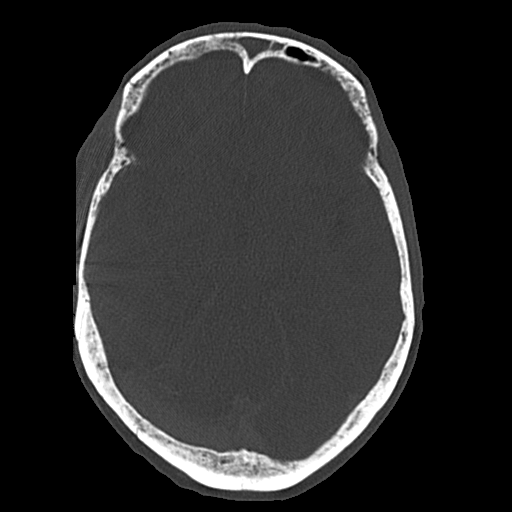
#> input picture CAT_scans/S090899/Original/140.png, 512 x 512 px, found by its file name; its folder holds only this picture in this run
$ python example_equalization.py
#> lines starting #> are read from the running program, lines starting #| are printed output that depends on the picture
import cv2
import matplotlib.pyplot as plt
import os

# Show an example of the equalization process
path = "/home/Craneal_CT/CAT_scans_Preprocessed/P01/Original"
for file in os.listdir(path):
    if file.endswith(".png"):
        image_path = os.path.join(path, file)

    image = cv2.imread(image_path, cv2.IMREAD_GRAYSCALE)
#> image is the input picture: shape (512, 512); min 0, max 255, mean 43.5
    clahe = cv2.createCLAHE(clipLimit=2.0, tileGridSize=(8,8))
    equalized_image = clahe.apply(image)
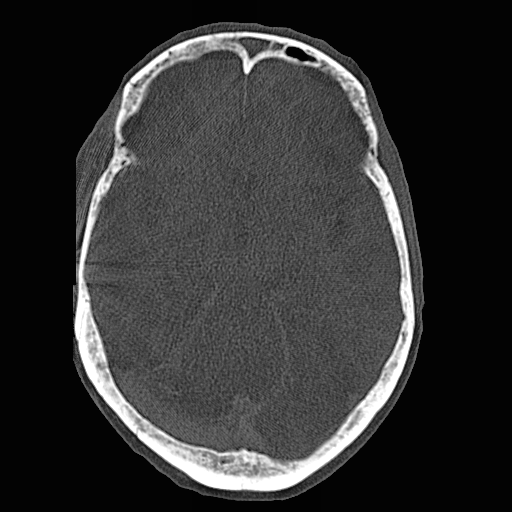
#> equalized_image: shape (512, 512); min 2, max 255, mean 49.9

    fig, ax = plt.subplots(1, 2, figsize=(10, 5))
    ax[0].imshow(image, cmap="gray")
    ax[0].set_title("Original CT Image")
    ax[1].imshow(equalized_image, cmap="gray")
    ax[1].set_title("Equalized CT Image")
    plt.show()
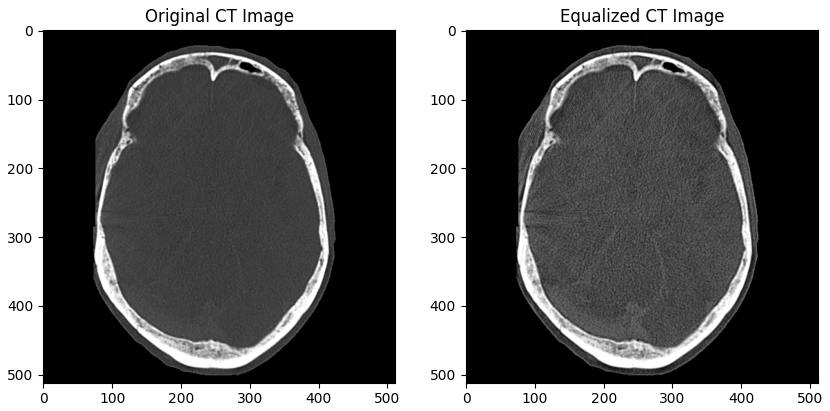
#> figure drawn by matplotlib, 2 panels
